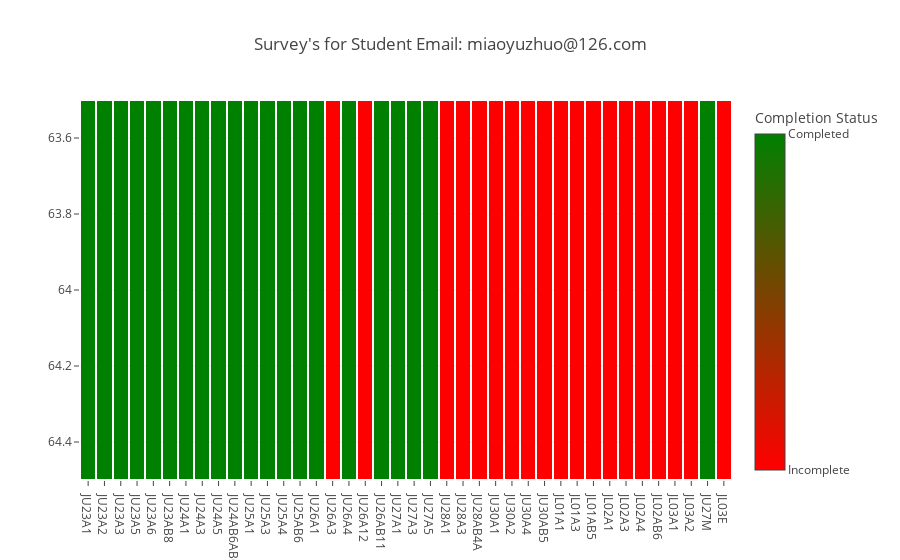

Here is the notebook cell this chart was saved with:
### Code cell
import plotly.express as px


red_to_green = [[0, 'red'], [1, 'green']]

fig = px.imshow(jade_student, x=jade_student.columns, y=jade_student.index, aspect='auto', color_continuous_scale= red_to_green, title = f"Survey's for Student Email: {email}")
fig.update_traces(xgap=2, ygap=2)  # Increase the gap to see lines
fig.update_layout(coloraxis_colorbar=dict(
    title=dict(text="Completion Status"),
    tickvals=[0,1],
    ticktext=["Incomplete", "Completed"],
))
fig.show()

### Figure 1 — Plotly figure (JSON) as saved in the notebook; plotly's stock layout.template omitted (floating-point values rounded to 4 significant figures)
{"data": [{"coloraxis": "coloraxis", "hovertemplate": "x: %{x}<br>y: %{y}<br>color: %{z}<extra></extra>", "name": "0", "type": "heatmap", "x": ["JU23A1", "JU23A2", "JU23A3", "JU23A5", "JU23A6", "JU23AB8", "JU24A1", "JU24A3", "JU24A5", "JU24AB6ABCD", "JU25A1", "JU25A3", "JU25A4", "JU25AB6", "JU26A1", "JU26A3", "JU26A4", "JU26A12", "JU26AB11", "JU27A1", "JU27A3", "JU27A5", "JU28A1", "JU28A3", "JU28AB4A", "JU30A1", "JU30A2", "JU30A4", "JU30AB5", "JL01A1", "JL01A3", "JL01AB5", "JL02A1", "JL02A3", "JL02A4", "JL02AB6", "JL03A1", "JL03A2", "JU27M", "JL03E"], "xaxis": "x", "xgap": 2, "y": [64], "yaxis": "y", "ygap": 2, "z": [[1.0, 1.0, 1.0, 1.0, 1.0, 1.0, 1.0, 1.0, 1.0, 1.0, 1.0, 1.0, 1.0, 1.0, 1.0, 0.0, 1.0, 0.0, 1.0, 1.0, 1.0, 1.0, 0.0, 0.0, 0.0, 0.0, 0.0, 0.0, 0.0, 0.0, 0.0, 0.0, 0.0, 0.0, 0.0, 0.0, 0.0, 0.0, 1.0, 0.0]]}], "layout": {"coloraxis": {"colorbar": {"ticktext": ["Incomplete", "Completed"], "tickvals": [0, 1], "title": {"text": "Completion Status"}}, "colorscale": [[0, "red"], [1, "green"]]}, "title": {"text": "Survey's for Student Email: miaoyuzhuo@126.com"}, "xaxis": {"anchor": "y", "domain": [0, 1]}, "yaxis": {"anchor": "x", "autorange": "reversed", "domain": [0, 1]}}}
